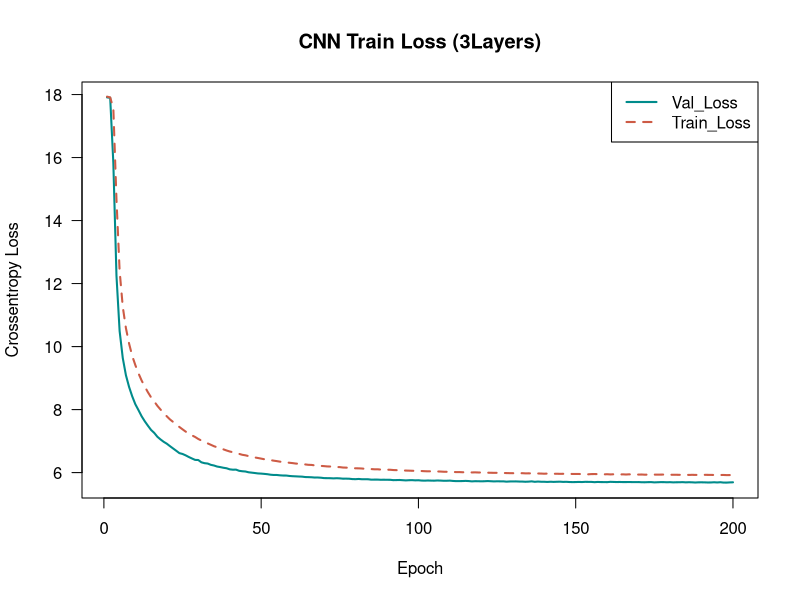
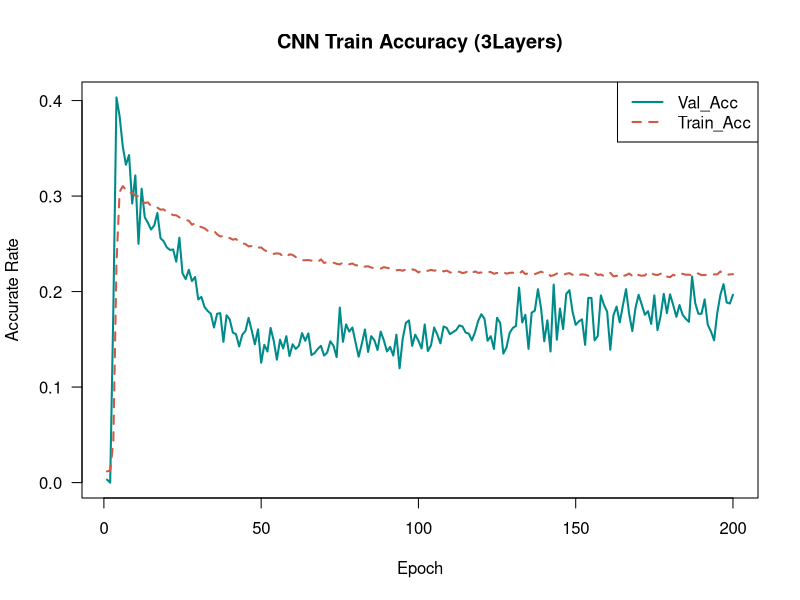
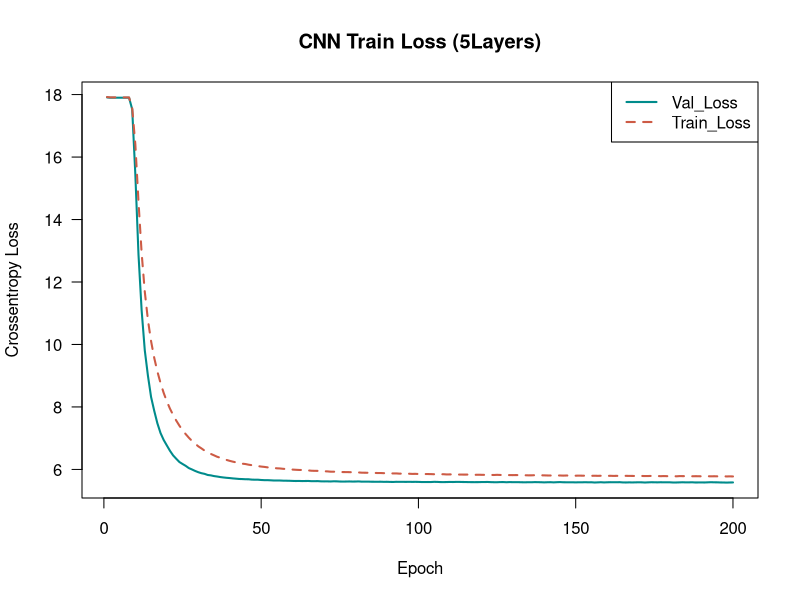
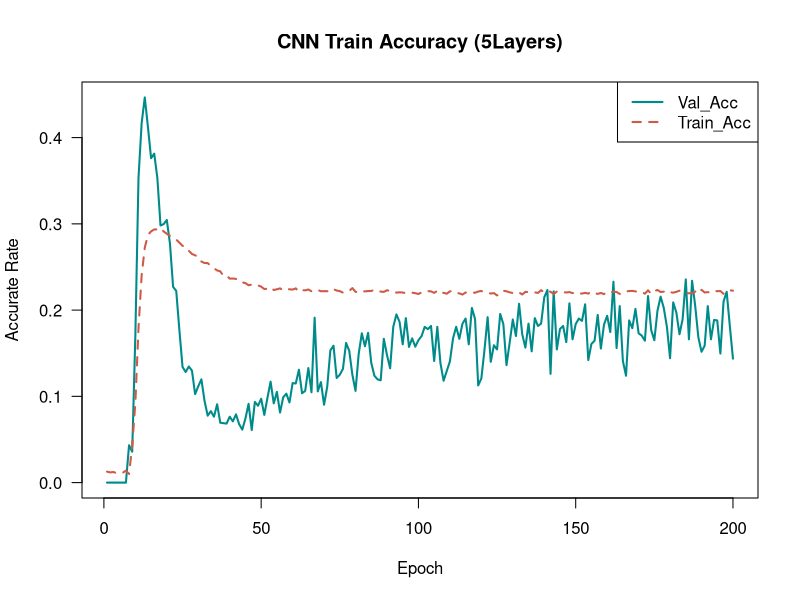
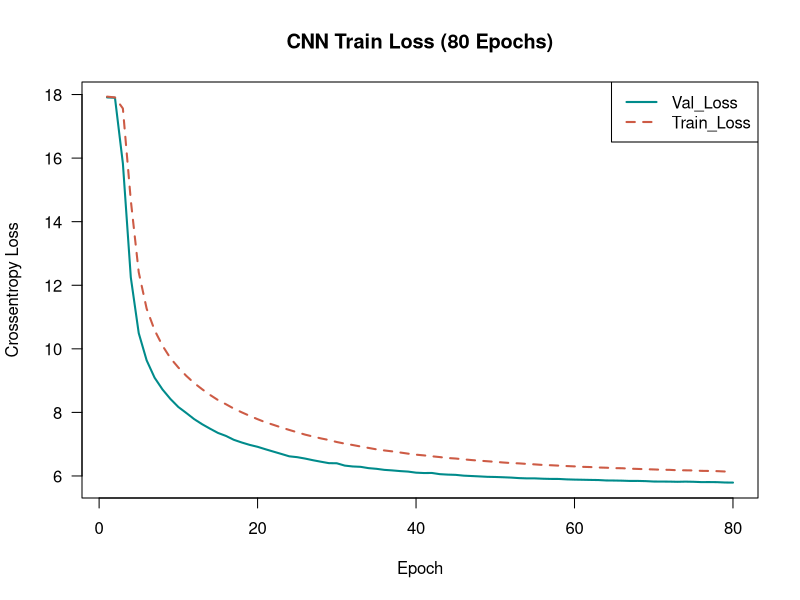
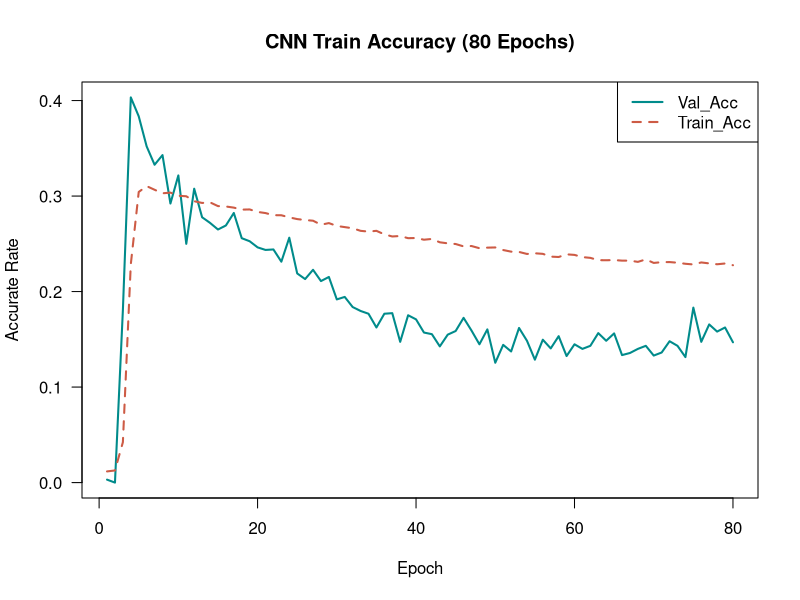
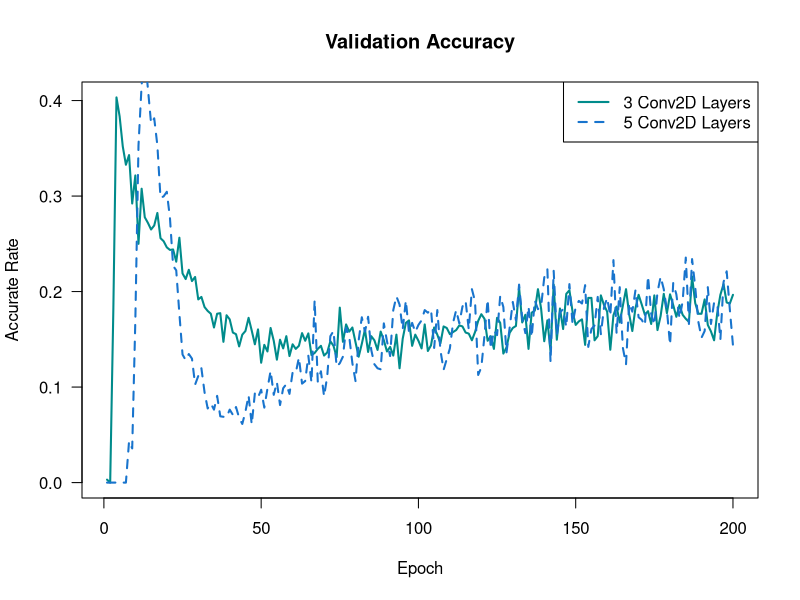
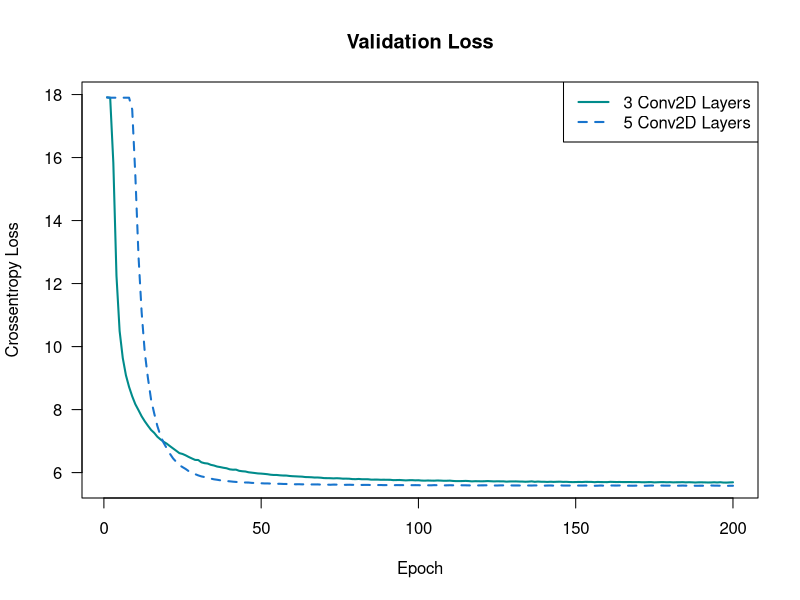

R code for these plots, in order:
acc.df=read.csv('YeModel100k200e3l.csv', header = T)
acc.df2=read.csv('YeModel100k200e5L.csv', header = T)
col=c('cyan4','coral3')
#opar=par(mfrow=c(2,2))
plot(acc.df$val_loss,type='l', col=col[1], main='CNN Train Loss (3Layers)',ylab='Crossentropy Loss', las=1
     ,xlab='Epoch', lwd=2, lty=1)
lines(acc.df$loss,col=col[2],lwd=2, lty=2)
legend('topright',lty=1:2,col=col,lwd=2,legend=c('Val_Loss','Train_Loss'))

plot(acc.df$val_acc,type='l', col=col[1], main='CNN Train Accuracy (3Layers)',ylab='Accurate Rate', las=1
     ,xlab='Epoch', lwd=2, lty=1)
lines(acc.df$acc,col=col[2],lwd=2, lty=2)
legend('topright',lty=1:2,col=col,lwd=2,legend=c('Val_Acc','Train_Acc'))

plot(acc.df2$val_loss,type='l', col=col[1], main='CNN Train Loss (5Layers)',ylab='Crossentropy Loss', las=1
     ,xlab='Epoch', lwd=2, lty=1)
lines(acc.df2$loss,col=col[2],lwd=2, lty=2)
legend('topright',lty=1:2,col=col,lwd=2,legend=c('Val_Loss','Train_Loss'))

plot(acc.df2$val_acc,type='l', col=col[1], main='CNN Train Accuracy (5Layers)',ylab='Accurate Rate', las=1
     ,xlab='Epoch', lwd=2, lty=1)
lines(acc.df2$acc,col=col[2],lwd=2, lty=2)
legend('topright',lty=1:2,col=col,lwd=2,legend=c('Val_Acc','Train_Acc'))

#####
plot(acc.df$val_loss[1:80],type='l', col=col[1], main='CNN Train Loss (80 Epochs)',ylab='Crossentropy Loss', las=1
     ,xlab='Epoch', lwd=2, lty=1)
lines(acc.df$loss[1:80],col=col[2],lwd=2, lty=2)
legend('topright',lty=1:2,col=col,lwd=2,legend=c('Val_Loss','Train_Loss'))

plot(acc.df$val_acc[1:80],type='l', col=col[1], main='CNN Train Accuracy (80 Epochs)',ylab='Accurate Rate', las=1
     ,xlab='Epoch', lwd=2, lty=1)
lines(acc.df$acc[1:80],col=col[2],lwd=2, lty=2)
legend('topright',lty=1:2,col=col,lwd=2,legend=c('Val_Acc','Train_Acc'))
#par(opar)
colMeans(acc.df[41:60,]);colMeans(acc.df2[41:60,])
sum(acc.df$sec)/60/60;sum(acc.df2$sec)/60/60
######
plot(x=1:200,y=acc.df[,6], type='l', col='cyan4',lwd=2, lty=1, main='Validation Accuracy', las=1,
     xlab='Epoch',ylab='Accurate Rate')
lines(x=1:200,y=acc.df2[,6], col='dodgerblue3',lwd=2, lty=2)
legend('topright',lty=1:2,col=c('cyan4','dodgerblue3'),lwd=2,
       legend=c('3 Conv2D Layers','5 Conv2D Layers'))

plot(x=1:200,y=acc.df[,5], type='l', col='cyan4',lwd=2, lty=1, main='Validation Loss', las=1,
     xlab='Epoch',ylab='Crossentropy Loss')
lines(x=1:200,y=acc.df2[,5], col='dodgerblue3',lwd=2, lty=2)
legend('topright',lty=1:2,col=c('cyan4','dodgerblue3'),lwd=2,
       legend=c('3 Conv2D Layers','5 Conv2D Layers'))

#########
cl.df=read.csv('results_CLbest.csv',header = F)
colnames(cl.df)=c('FileName','Pred','TimeMSec','TrueLabel','PredLabel')
head(cl.df)
mean(cl.df$TrueLabel==cl.df$PredLabel)  #41.5%, 2hours, 10 epochs//0.982, 10 hours, 64 epochs
m=table(cl.df$PredLabel,cl.df$TrueLabel)  
t=rbind(diag(m),c(0,0,0,0,0))
t[2,]=200-t[1,]
rownames(t)=c('Correct','Wrong')
colnames(t)=paste0('L',2:6)
tt=t/200
bp=barplot(tt[1,],col='dodgerblue3', ylim=c(0,1.1), las=1, 
           main='CNN Predict Length of Captcha\n(Overall Prediction Acc 98.2%)',
        ylab="Accuracy Rate", xlab='Length of Captcha (200 images each group)')
text(x=bp,labels=paste0(tt[1,]*100,'%'), y=0.9, col=c(rep('white',3),'white','white'),font=2)
box(which = "plot", lty = "solid")
#predict time
mean(cl.df[,3])

cltrain.df=read.csv('train_CL64E.csv', header = T)
col=c('cyan4','coral3')
plot(cltrain.df$val_loss,type='l', col=col[1], 
     main='CNN Train Loss\nMean(Val_Loss)=0.093 after 30 Epochs',ylab='Crossentropy Loss', las=1,
     sub='Predicting Length of CAPTCHA'
     ,xlab='Epoch', lwd=2, lty=1)
lines(cltrain.df$loss,col=col[2],lwd=2, lty=2)
legend('topright',lty=1:2,col=col,lwd=2,legend=c('Val_Loss','Train_Loss'))

plot(cltrain.df$val_acc,type='l', col=col[1], 
     main='CNN Train Accuracy\nMean(Val_Acc)=96.4% after 30 Epochs',ylab='Accurate Rate', las=1
     ,sub='Predicting Length of CAPTCHA'
     ,xlab='Epoch', lwd=2, lty=1)
lines(cltrain.df$acc,col=col[2],lwd=2, lty=2)
legend('bottomright',lty=1:2,col=col,lwd=2,legend=c('Val_Acc','Train_Acc'))

colMeans(cltrain.df[30:64,])
sum(cltrain.df$sec)/60/60
